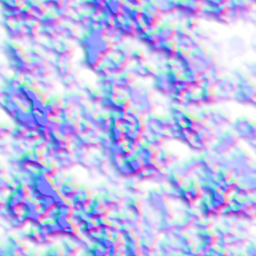
#> input picture src/jvmMain/resources/634hd/materials/105/normal.png, 256 x 256 px
$ python compress_material_maps.py
#> lines starting #> are read from the running program, lines starting #| are printed output that depends on the picture
#!/usr/bin/env python3
"""Precompresses 634HD's material maps (634hd/materials/<texture>/) for the GPU, at build time.

  normal.png   -> normal.bc5    x, y of the normal (BC5 / RGTC2; the shader rebuilds z)
  orm.png      -> orm.bc7       occlusion, roughness, emissive mask, and normal.png's alpha (the
                                height) in alpha (BC7 mode 6)
  emissive.png -> emissive.bc7  emitted colour (BC7 mode 6)

Each file is every mip level from 256x256 down to 1x1 (box filtered), level after level, as raw
blocks with no header: HdMaterialMaps knows the size. Run after tools/make_material_maps.py or after
editing a map; HdMaterialMaps uploads these as they are (no compression when the game loads) and
falls back to the PNGs where they are missing. The jar carries only these blocks (not the PNGs:
build.gradle.kts, jvmProcessResources), so a map changed without this run is not in a release.
Needs Pillow and NumPy.
"""
import os, sys
import numpy as np
from PIL import Image

ROOT = os.path.join(os.path.dirname(__file__), '..')
MATERIALS = os.path.join(ROOT, 'src', 'jvmMain', 'resources', '634hd', 'materials')
SIZE = 256
BC7_WEIGHTS = np.array([0, 4, 9, 13, 17, 21, 26, 30, 34, 38, 43, 47, 51, 55, 60, 64], dtype=np.float64)


def mips(rgba):
    """Every level of a square RGBA float image down to 1x1, box filtered."""
    levels = [rgba]
    while levels[-1].shape[0] > 1:
        a = levels[-1]
        levels.append((a[0::2, 0::2] + a[1::2, 0::2] + a[0::2, 1::2] + a[1::2, 1::2]) / 4.0)
    return levels


def blocks(image):
    """(n, 16, c) 4x4 blocks in row order, padding images under 4x4 by repeating edge texels."""
    h, w, c = image.shape
    if h < 4 or w < 4:
        image = np.pad(image, ((0, max(0, 4 - h)), (0, max(0, 4 - w)), (0, 0)), mode='edge')
        h, w = image.shape[:2]
    b = image.reshape(h // 4, 4, w // 4, 4, c).transpose(0, 2, 1, 3, 4).reshape(-1, 16, c)
    return b


def bc4(values):
    """BC4 blocks (8 bytes each) for (n, 16) values in 0..255."""
    lo = values.min(axis=1)
    hi = values.max(axis=1)
    r0 = np.round(hi).astype(np.int64)
    r1 = np.round(lo).astype(np.int64)
    flat = r0 == r1
    r0 = np.where(flat & (r0 < 255), r0 + 1, r0)
    r1 = np.where(flat & (r0 == 255) & (r1 == 255), 254, r1)
    # eight-value mode (r0 > r1): palette i = 0 -> r0, 1 -> r1, 2..7 -> interpolations
    palette = np.stack([r0, r1] + [((8 - k) * r0 + (k - 1) * r1) / 7.0 for k in range(2, 8)], axis=1)
    index = np.abs(values[:, :, None] - palette[:, None, :]).argmin(axis=2).astype(np.uint64)
    bits = np.zeros(values.shape[0], dtype=np.uint64)
    for i in range(16):
        bits |= index[:, i] << np.uint64(3 * i)
    out = np.zeros((values.shape[0], 8), dtype=np.uint8)
    out[:, 0] = r0
    out[:, 1] = r1
    for k in range(6):
        out[:, 2 + k] = (bits >> np.uint64(8 * k)) & np.uint64(255)
    return out


def bc5(image):
    b = blocks(image[:, :, :2])
    return np.concatenate([bc4(b[:, :, 0]), bc4(b[:, :, 1])], axis=1).tobytes()


def bc7_mode6(image):
    """BC7 mode 6 blocks (16 bytes each): one subset, RGBA endpoints 7 bits plus a p-bit, 4-bit indices."""
    b = blocks(image)
    n = b.shape[0]
    lo = b.min(axis=1)
    hi = b.max(axis=1)

    def quantise(e):
        # 8-bit value -> (7-bit, p-bit) giving the nearest representable value, the p-bit shared by the channels
        best = None
        for p in (0, 1):
            q = np.clip(np.round((e - p) / 2.0), 0, 127).astype(np.int64)
            v = q * 2 + p
            err = np.abs(v - e).sum(axis=1)
            if best is None:
                best = (q, np.full(n, p), err, v)
            else:
                take = err < best[2]
                best = (np.where(take[:, None], q, best[0]), np.where(take, p, best[1]), np.where(take, err, best[2]), np.where(take[:, None], v, best[3]))
        return best[0], best[1], best[3]

    q0, p0, e0 = quantise(lo)
    q1, p1, e1 = quantise(hi)
    weights = BC7_WEIGHTS / 64.0
    palette = e0[:, None, :] * (1 - weights[None, :, None]) + e1[:, None, :] * weights[None, :, None]
    index = ((b[:, :, None, :] - palette[:, None, :, :]) ** 2).sum(axis=3).argmin(axis=2)
    # the first index's top bit is implied 0: swap the endpoints where it is set
    swap = index[:, 0] >= 8
    q0s = np.where(swap[:, None], q1, q0)
    q1s = np.where(swap[:, None], q0, q1)
    p0s = np.where(swap, p1, p0)
    p1s = np.where(swap, p0, p1)
    index = np.where(swap[:, None], 15 - index, index)
    out = np.zeros((n, 16), dtype=np.uint8)
    for row in range(n):
        bits = 1 << 6                                   # mode 6
        pos = 7
        for c in range(4):
            bits |= int(q0s[row, c]) << pos
            pos += 7
            bits |= int(q1s[row, c]) << pos
            pos += 7
        bits |= int(p0s[row]) << pos
        pos += 1
        bits |= int(p1s[row]) << pos
        pos += 1
        for i in range(16):
            width = 3 if i == 0 else 4
            bits |= int(index[row, i]) << pos
            pos += width
        out[row] = np.frombuffer(bits.to_bytes(16, 'little'), dtype=np.uint8)
    return out.tobytes()


def load(path):
    return np.asarray(Image.open(path).convert('RGBA').resize((SIZE, SIZE), Image.BICUBIC), dtype=np.float64)


def fresh_for(png, out):
    """Whether [out] is missing or older than [png] (only changed maps are compressed again)."""
    return not os.path.exists(out) or os.path.getmtime(out) < os.path.getmtime(png)


def compress(folder):
    """Compresses one set (a texture's folder, or its fresh/ folder); False when it has no maps."""
    normal_png = os.path.join(folder, 'normal.png')
    orm_png = os.path.join(folder, 'orm.png')
    emissive_png = os.path.join(folder, 'emissive.png')
    if not os.path.exists(normal_png) and not os.path.exists(orm_png):
        return False
    normal = None
    if os.path.exists(normal_png) and (fresh_for(normal_png, os.path.join(folder, 'normal.bc5')) or (os.path.exists(orm_png) and fresh_for(orm_png, os.path.join(folder, 'orm.bc7')))):
        normal = load(normal_png)
        if fresh_for(normal_png, os.path.join(folder, 'normal.bc5')):
            with open(os.path.join(folder, 'normal.bc5'), 'wb') as f:
                for level in mips(normal):
                    f.write(bc5(level))
#> this loop made 9 passes
    if os.path.exists(orm_png) and (fresh_for(orm_png, os.path.join(folder, 'orm.bc7')) or (os.path.exists(normal_png) and fresh_for(normal_png, os.path.join(folder, 'orm.bc7')))):
        orm = load(orm_png)
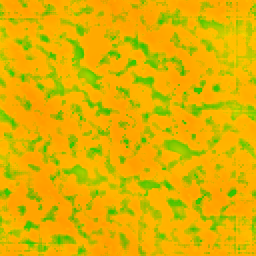
#> input picture src/jvmMain/resources/634hd/materials/105/orm.png, 256 x 256 px
        if normal is None and os.path.exists(normal_png):
            normal = load(normal_png)
        orm[:, :, 3] = normal[:, :, 3] if normal is not None else 255.0
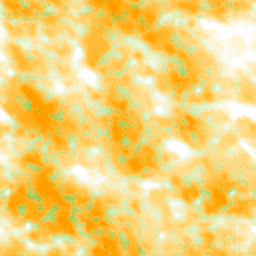
#> orm: shape (256, 256, 4) float64; mean R, G, B, A 224.9, 178.4, 0, 132.7; transparent parts drawn white
        with open(os.path.join(folder, 'orm.bc7'), 'wb') as f:
            for level in mips(orm):
                f.write(bc7_mode6(level))
#> this loop made 9 passes
#> n in bc7_mode6 on passes 1 to 4: 4096, 1024, 256, 64
#> (n in bc7_mode6, lo in bc7_mode6, hi in bc7_mode6, p0 in bc7_mode6, e0 in bc7_mode6, p1 in bc7_mode6) on passes 7 to 8: (1, [[220.1, 172.4, 0, 75.03]], [[231.2, 186.7, 0, 175.1]], [0], [[220, 172, 0, 76]], [1]), (1, [[223.7, 175.8, 0, 113.1]], [[225.9, 181.3, 0, 151]], [0], [[224, 176, 0, 114]], [0])
    if os.path.exists(emissive_png):
        if fresh_for(emissive_png, os.path.join(folder, 'emissive.bc7')):
            with open(os.path.join(folder, 'emissive.bc7'), 'wb') as f:
                for level in mips(load(emissive_png)):
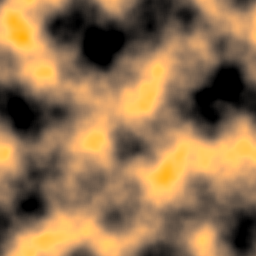
#> input picture src/jvmMain/resources/634hd/materials/110/emissive.png, 256 x 256 px, found by its file name
#> the loop in mips (call 3), `while levels[-1].shape[0] > 1:` made 8 passes
#> pass 3, in mips (call 3), `a = levels[-1]`:
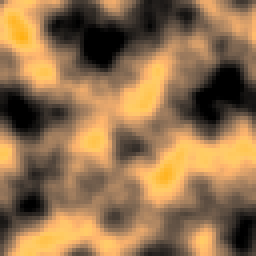
#> a: shape (64, 64, 4) float64 (shown 4 times larger); mean of channels 0, 1, 2, 3 147.1, 114.1, 77.5, 255; drawn as R, G, B
#> after the loop in mips (call 3), `while levels[-1].shape[0] > 1:`: levels = 9 items
                    f.write(bc7_mode6(level))
    elif os.path.exists(os.path.join(folder, 'emissive.bc7')):
        os.remove(os.path.join(folder, 'emissive.bc7'))
    return True


def main():
    done = 0
    for name in sorted(os.listdir(MATERIALS), key=lambda s: int(s) if s.isdigit() else -1):
        folder = os.path.join(MATERIALS, name)
        if not os.path.isdir(folder):
            continue
        for sub in (folder, os.path.join(folder, 'fresh')):
            if os.path.isdir(sub) and compress(sub):
                done += 1
        print('compressed', name)
    print(done, 'material sets')
    return 0


if __name__ == '__main__':
    sys.exit(main())
#> (the program exits here)
